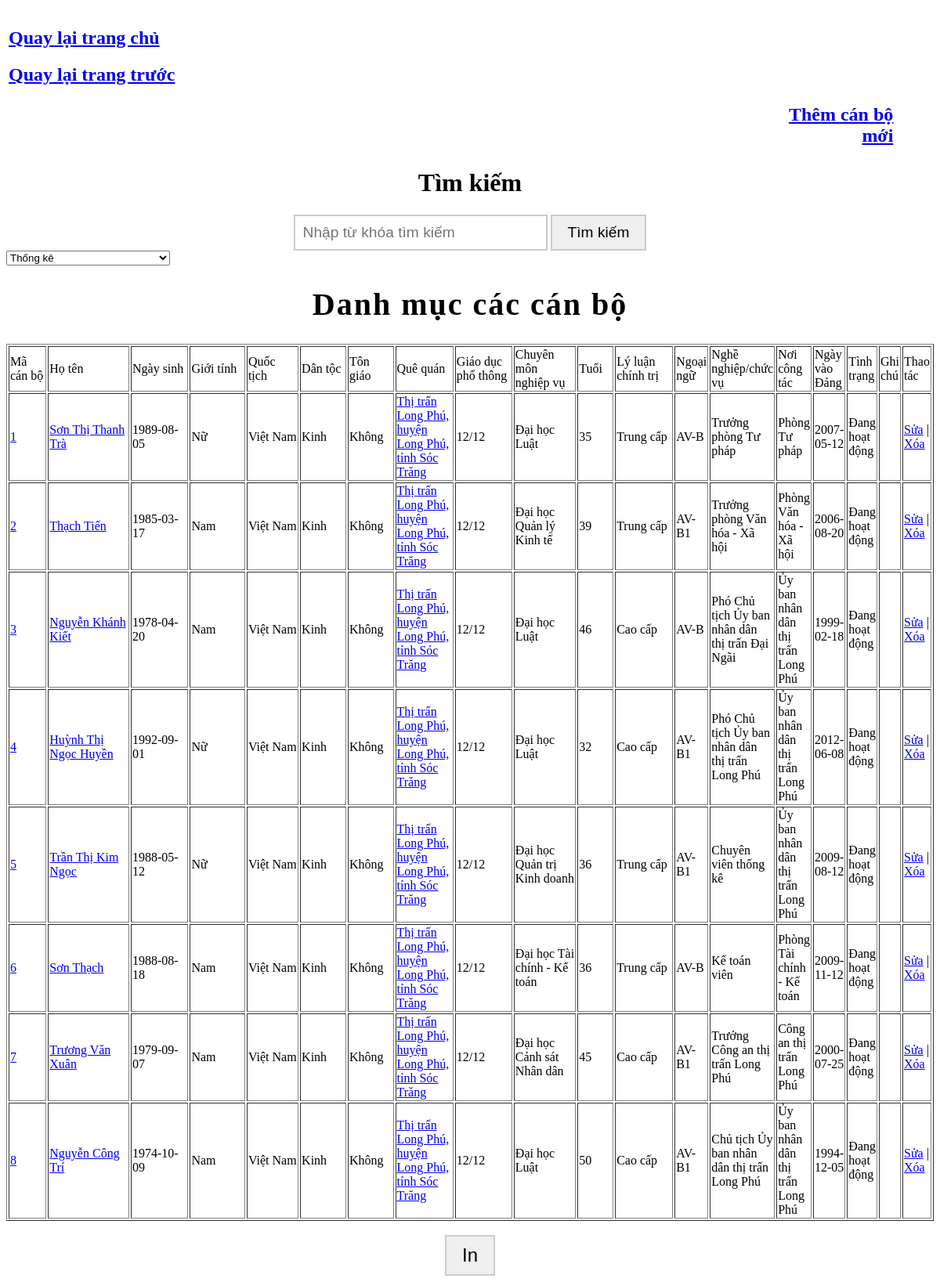
The app's page /tv_danhmucthitranlongphu.php?quequan=all with its own data.
### tables this page shows
CREATE TABLE `nhansuthitranlongphu` (
  `MaCB` int(11) NOT NULL,
  `Hoten` varchar(100) NOT NULL,
  `Ngaysinh` date NOT NULL,
  `Gioitinh` varchar(10) NOT NULL,
  `Quoctich` varchar(50) NOT NULL,
  `Dantoc` varchar(10) NOT NULL,
  `Tongiao` varchar(20) NOT NULL,
  `Quequan` varchar(50) NOT NULL,
  `Giaoducphothong` varchar(20) NOT NULL,
  `Chuyenmonnghiepvu` varchar(50) NOT NULL,
  `Tuoi` int(11) NOT NULL,
  `Lyluanchinhtri` varchar(20) NOT NULL,
  `Ngoaingu` varchar(20) NOT NULL,
  `Nghenghiepchucvu` varchar(200) NOT NULL,
  `Noicongtac` varchar(50) NOT NULL,
  `Ngayvaodang` date NOT NULL,
  `Tinhtrang` varchar(50) NOT NULL,
  `Ghichu` varchar(100) NOT NULL,
  `Thaotac` varchar(50) NOT NULL
);

### tv_danhmucthitranlongphu.php (the view, shortened to what this page needs)
<?php
include("ketnoi.inc");
$str = "SELECT `MaCB`, `Hoten`, `Ngaysinh`, `Gioitinh`, `Quoctich`, `Dantoc`, `Tongiao`, `Quequan`, `Giaoducphothong`, `Chuyenmonnghiepvu`, `Tuoi`, `Lyluanchinhtri`, `Ngoaingu`, `Nghenghiepchucvu`, `Noicongtac`, `Ngayvaodang`, `Tinhtrang`, `Ghichu` FROM nhansuthitranlongphu";
$kq = mysql_query($str, $link);
if (isset($_GET['quequan'])) {
    $quequan_selected = $_GET['quequan'];
    if ($quequan_selected == 'all') {
        $str = "SELECT * FROM nhansuthitranlongphu";
    } else {
        $str = "SELECT * FROM nhansuthitranlongphu WHERE Quequan = '$quequan_selected'";
    }
    $kq = mysql_query($str, $link);
}
?>
<!DOCTYPE html>
<html lang="en">
<head>
</head>
<body>
<table width="100%" border="0">
    <tr>
      <td colspan="8"></td>
    </tr>
    <td width="50%">
        <a href="index.php" id="back-to-home-button"><h2 class="navigation-link">Quay lại trang chủ</h2></a>
<a href="xathitran.php" id="back-to-previous-page-button"><h2 class="navigation-link">Quay lại trang trước</h2></a>
    </td>
      <td width="1%">&nbsp;</td>
      <td width="8%">&nbsp;</td>
      <td width="8%">&nbsp;</td>
      <td width="7%">&nbsp;</td>
      <td width="8%">&nbsp;</td>
      <td width="14%">&nbsp;</td>
    <tr>
      <td>&nbsp;</td>
      <td>&nbsp;</td>
      <td>&nbsp;</td>
      <td>&nbsp;</td>
      <td>&nbsp;</td>
      <td>&nbsp;</td>
      <td><?php
          echo '<div align="right" class="add-new-button">
  <a href="sp_addthitranlongphu.php"><span><h2>Thêm cán bộ mới</h2></span></a>
</div>';
        ?></td>
      <td width="4%">&nbsp;</td>
    </tr>
    <tr>
      <td colspan="8"> </td>
    </tr>
</table>
<div align="center">
  <h1 class="search-header">Tìm kiếm</h1>
  <form method="get" action="tv_danhmucthitranlongphu.php">
    <input type="text" name="search" placeholder="Nhập từ khóa tìm kiếm" class="search-input" />
   <input type="submit" value="Tìm kiếm" class="search-button" id="searchButton" />
  </form>
</div>
<!DOCTYPE html>
<html lang="en">
<head>
</head>
<body>
<select id="selectBox" onchange="showSelected()" onmouseover="changeColor()" onmouseout="restoreColor()">
  <option value="#">Thống kê</option>
</select>
<div align="center">
  <h1 class="elegant-text">Danh mục các cán bộ</h1>
</div>
<table width="100%" border="1">
    <tr>
      <td width="6%" bordercolor="#0000FF">Mã cán bộ</td>
        <td width="13%" bordercolor="#0000FF">Họ tên</td>
        <td width="9%" bordercolor="#0000FF">Ngày sinh</td>
        <td width="9%" bordercolor="#0000FF">Giới tính</td>
        <td width="8%" bordercolor="#0000FF">Quốc tịch</td>
        <td width="7%" bordercolor="#0000FF">Dân tộc</td>
        <td width="6%" bordercolor="#0000FF">Tôn giáo</td>
        <td width="9%" bordercolor="#0000FF">Quê quán</td>
        <td width="9%" bordercolor="#0000FF">Giáo dục phổ thông</td>
        <td width="9%" bordercolor="#0000FF">Chuyên môn nghiệp vụ</td>
        <td width="5%" bordercolor="#0000FF">Tuổi</td>
        <td width="9%" bordercolor="#0000FF">Lý luận chính trị</td>
        <td width="7%" bordercolor="#0000FF">Ngoại ngữ</td>
        <td width="11%" bordercolor="#0000FF">Nghề nghiệp/chức vụ</td>
        <td width="9%" bordercolor="#0000FF">Nơi công tác</td>
        <td width="9%" bordercolor="#0000FF">Ngày vào Đảng</td>
        <td width="9%" bordercolor="#0000FF">Tình trạng</td>
        <td width="9%" bordercolor="#0000FF">Ghi chú</td>
      <td width="8%" bordercolor="#0000FF">Thao tác</td>
    </tr>
    <?php
    while($i = mysql_fetch_array($kq)) {
        ?>
        <tr>
    <td height="80" class="dynamic-text">
      <a href="tv_chitietthitranlongphu.php?MaCB=<?php echo $i[0]; ?>"><?php echo $i[0];?></a>
    </td>
    <td height="80" class="dynamic-text">
      <a href="tv_chitietthitranlongphu.php?MaCB=<?php echo $i[0]; ?>"><?php echo $i[1];?></a>
    </td>
    <td><?php echo $i[2];?></td>
    <td><?php echo $i[3];?></td>
    <td><?php echo $i[4];?></td>
    <td><?php echo $i[5];?></td>
    <td><?php echo $i[6];?></td>
    <td height="80" class="dynamic-text">
      <a href="tv_chitietthitranlongphu.php?MaCB=<?php echo $i[0]; ?>"><?php echo $i[7];?></a>
    <td><?php echo $i[8];?></td>
    <td><?php echo $i[9];?></td>
    <td><?php echo $i[10];?></td>
    <td><?php echo $i[11];?></td>
    <td><?php echo $i[12];?></td>
    <td><?php echo $i[13];?></td>
    <td><?php echo $i[14];?></td>
    <td><?php echo $i[15];?></td>
    <td><?php echo $i[16];?></td>
    <td><?php echo $i[17];?></td>
    <td width="8%">
        <?php
            echo '<a href="tv_edit1thitranlongphu.php?MaCB='.$i[0].'">Sửa</a>';
            echo ' | ';
            echo '<a href="sp_process_deletethitranlongphu.php?MaCB='.$i[0].'" onclick="return confirm(\'Bạn có muốn xóa hay không\');">Xóa</a>';
        ?>
    </td>
</tr>
        <?php
    }
    ?>
</table>
<br>
<div align="center">
  <input type="button" value="In" onclick="window.print()" class="print-button" id="printButton" />
</div>
</body>
</html>

### tv_danhmucthitranlongphu.php (style rules this page uses)
.print-button { font-size: 1.5em; padding: 10px 20px; border: 2px solid #ccc; cursor: pointer; transition: background-color 0.5s, color 0.5s; animation: pulse 1.5s infinite; }
input[type="text"] { font-size: 1.2em; padding: 10px; width: 300px; border: 2px solid #ccc; }
input[type="submit"] { font-size: 1.2em; padding: 10px 20px; border: 2px solid #ccc; cursor: pointer; }
.elegant-text { font-size: 2.5em; letter-spacing: 2px; transition: color 0.5s ease; }
.add-new-button a span { animation: glow 2s infinite; }
.add-new-button a h2 { margin: 0; }
.search-header { animation: bounce 1s infinite; }
.search-button { animation: pulse 1.5s infinite; }
.search-input { font-size: 1.2em; padding: 10px; width: 300px; border: 2px solid #ccc; transition: border-color 0.5s ease; }
.navigation-link { font-size: 1.5em; transition: color 0.5s; }
.search-button { font-size: 1.2em; padding: 10px 20px; border: 2px solid #ccc; cursor: pointer; animation: changeColor 3s infinite; }
.dynamic-text { transition: color 0.5s, transform 0.5s, text-shadow 0.5s; cursor: pointer; }
#selectBox { transition: background-color 0.3s; }

### records on screen
nhansuthitranlongphu: MaCB "1", Hoten "Sơn Thị Thanh Trà", Ngaysinh "1989-08-05", Gioitinh "Nữ", Quoctich "Việt Nam", Dantoc "Kinh", Tongiao "Không", Quequan "Thị trấn Long Phú, huyện Long Phú, tỉnh Sóc Trăng", Giaoducphothong "12/12", Chuyenmonnghiepvu "Đại học Luật", Tuoi "35", Lyluanchinhtri "Trung cấp", Ngoaingu "AV-B", Nghenghiepchucvu "Trưởng phòng Tư pháp", Noicongtac "Phòng Tư pháp", Ngayvaodang "2007-05-12", Tinhtrang "Đang hoạt động"
nhansuthitranlongphu: MaCB "2", Hoten "Thạch Tiến", Ngaysinh "1985-03-17", Gioitinh "Nam", Quoctich "Việt Nam", Dantoc "Kinh", Tongiao "Không", Quequan "Thị trấn Long Phú, huyện Long Phú, tỉnh Sóc Trăng", Giaoducphothong "12/12", Chuyenmonnghiepvu "Đại học Quản lý Kinh tế", Tuoi "39", Lyluanchinhtri "Trung cấp", Ngoaingu "AV-B1", Nghenghiepchucvu "Trưởng phòng Văn hóa - Xã hội", Noicongtac "Phòng Văn hóa - Xã hội", Ngayvaodang "2006-08-20", Tinhtrang "Đang hoạt động"
nhansuthitranlongphu: MaCB "3", Hoten "Nguyễn Khánh Kiết", Ngaysinh "1978-04-20", Gioitinh "Nam", Quoctich "Việt Nam", Dantoc "Kinh", Tongiao "Không", Quequan "Thị trấn Long Phú, huyện Long Phú, tỉnh Sóc Trăng", Giaoducphothong "12/12", Chuyenmonnghiepvu "Đại học Luật", Tuoi "46", Lyluanchinhtri "Cao cấp", Ngoaingu "AV-B", Nghenghiepchucvu "Phó Chủ tịch Ủy ban nhân dân thị trấn Đại Ngãi", Noicongtac "Ủy ban nhân dân thị trấn Long Phú", Ngayvaodang "1999-02-18", Tinhtrang "Đang hoạt động"
nhansuthitranlongphu: MaCB "4", Hoten "Huỳnh Thị Ngọc Huyền", Ngaysinh "1992-09-01", Gioitinh "Nữ", Quoctich "Việt Nam", Dantoc "Kinh", Tongiao "Không", Quequan "Thị trấn Long Phú, huyện Long Phú, tỉnh Sóc Trăng", Giaoducphothong "12/12", Chuyenmonnghiepvu "Đại học Luật", Tuoi "32", Lyluanchinhtri "Cao cấp", Ngoaingu "AV-B1", Nghenghiepchucvu "Phó Chủ tịch Ủy ban nhân dân thị trấn Long Phú", Noicongtac "Ủy ban nhân dân thị trấn Long Phú", Ngayvaodang "2012-06-08", Tinhtrang "Đang hoạt động"
nhansuthitranlongphu: MaCB "5", Hoten "Trần Thị Kim Ngọc", Ngaysinh "1988-05-12", Gioitinh "Nữ", Quoctich "Việt Nam", Dantoc "Kinh", Tongiao "Không", Quequan "Thị trấn Long Phú, huyện Long Phú, tỉnh Sóc Trăng", Giaoducphothong "12/12", Chuyenmonnghiepvu "Đại học Quản trị Kinh doanh", Tuoi "36", Lyluanchinhtri "Trung cấp", Ngoaingu "AV-B1", Nghenghiepchucvu "Chuyên viên thống kê", Noicongtac "Ủy ban nhân dân thị trấn Long Phú", Ngayvaodang "2009-08-12", Tinhtrang "Đang hoạt động"
nhansuthitranlongphu: MaCB "6", Hoten "Sơn Thạch", Ngaysinh "1988-08-18", Gioitinh "Nam", Quoctich "Việt Nam", Dantoc "Kinh", Tongiao "Không", Quequan "Thị trấn Long Phú, huyện Long Phú, tỉnh Sóc Trăng", Giaoducphothong "12/12", Chuyenmonnghiepvu "Đại học Tài chính - Kế toán", Tuoi "36", Lyluanchinhtri "Trung cấp", Ngoaingu "AV-B", Nghenghiepchucvu "Kế toán viên", Noicongtac "Phòng Tài chính - Kế toán", Ngayvaodang "2009-11-12", Tinhtrang "Đang hoạt động"
nhansuthitranlongphu: MaCB "7", Hoten "Trương Văn Xuân", Ngaysinh "1979-09-07", Gioitinh "Nam", Quoctich "Việt Nam", Dantoc "Kinh", Tongiao "Không", Quequan "Thị trấn Long Phú, huyện Long Phú, tỉnh Sóc Trăng", Giaoducphothong "12/12", Chuyenmonnghiepvu "Đại học Cảnh sát Nhân dân", Tuoi "45", Lyluanchinhtri "Cao cấp", Ngoaingu "AV-B1", Nghenghiepchucvu "Trưởng Công an thị trấn Long Phú", Noicongtac "Công an thị trấn Long Phú", Ngayvaodang "2000-07-25", Tinhtrang "Đang hoạt động"
nhansuthitranlongphu: MaCB "8", Hoten "Nguyễn Công Trí", Ngaysinh "1974-10-09", Gioitinh "Nam", Quoctich "Việt Nam", Dantoc "Kinh", Tongiao "Không", Quequan "Thị trấn Long Phú, huyện Long Phú, tỉnh Sóc Trăng", Giaoducphothong "12/12", Chuyenmonnghiepvu "Đại học Luật", Tuoi "50", Lyluanchinhtri "Cao cấp", Ngoaingu "AV-B1", Nghenghiepchucvu "Chủ tịch Ủy ban nhân dân thị trấn Long Phú", Noicongtac "Ủy ban nhân dân thị trấn Long Phú", Ngayvaodang "1994-12-05", Tinhtrang "Đang hoạt động"
